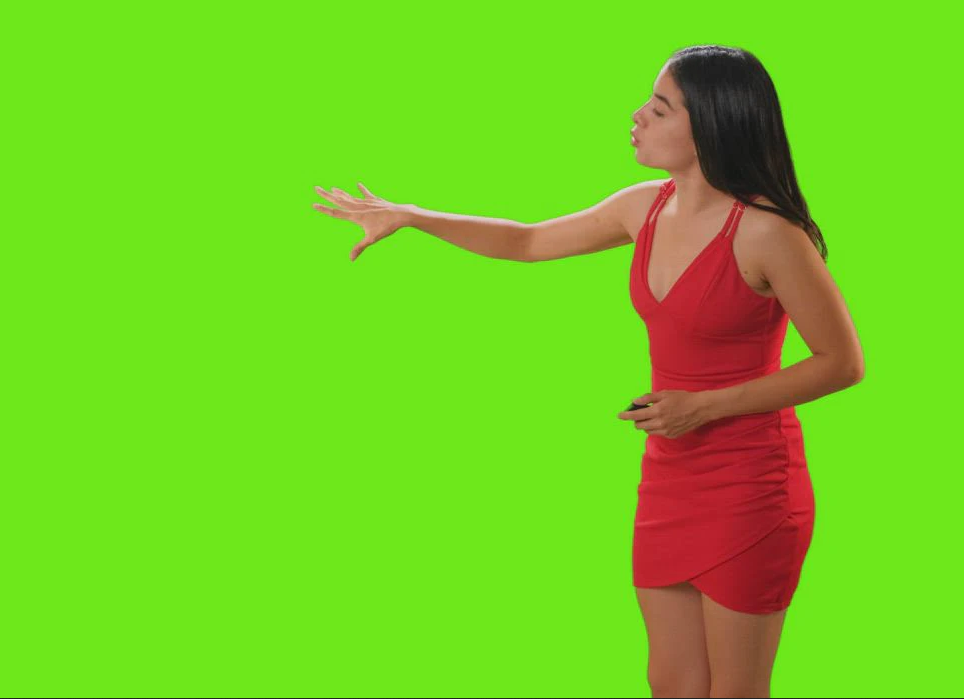
#> input picture background_substraction/pg4.png, 964 x 699 px
$ python background_substraction.py
#> lines starting #> are read from the running program, lines starting #| are printed output that depends on the picture; after the words box and inside, x2 and y2 are one past the last pixel; in counts of white or black regions, pixels touching at a corner belong together
import cv2
import numpy as np
import matplotlib.pyplot as plt

anh_mc = cv2.imread('pg4.png')
#> anh_mc is the input picture: shape (699, 964, 3); mean B, G, R 32.7, 203.1, 116.8
anh_mc = cv2.resize(anh_mc,(964,699))

bg_1 = cv2.imread('background4.png')
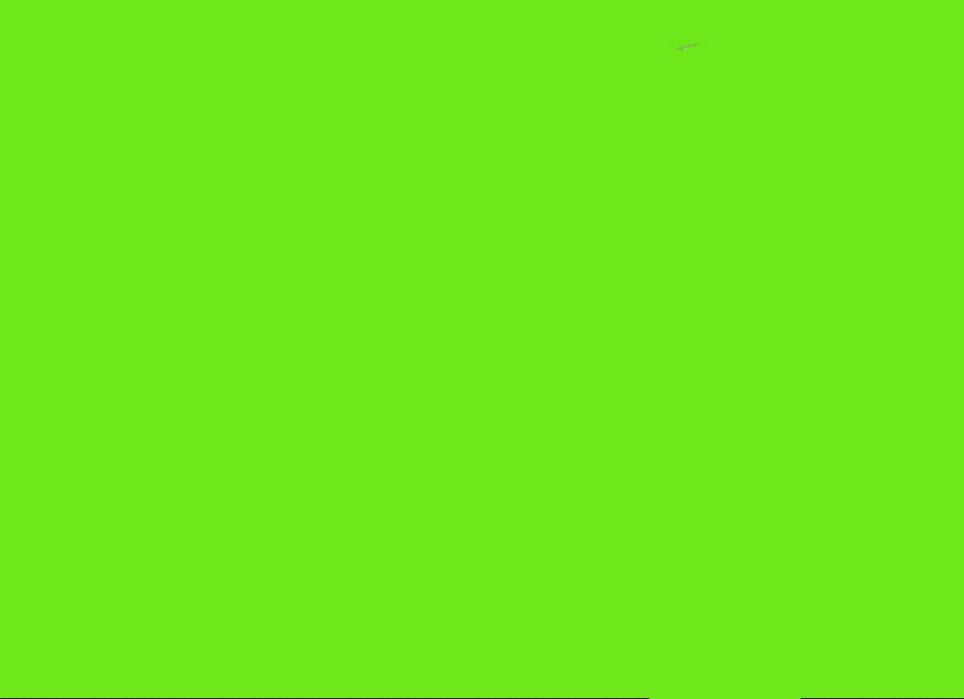
#> input picture background_substraction/background4.png, 964 x 699 px
#> bg_1 is the input picture: shape (699, 964, 3); mean B, G, R 27, 231.8, 109.9
bg_1 = cv2.resize(bg_1,(964,699))

mask = anh_mc - bg_1
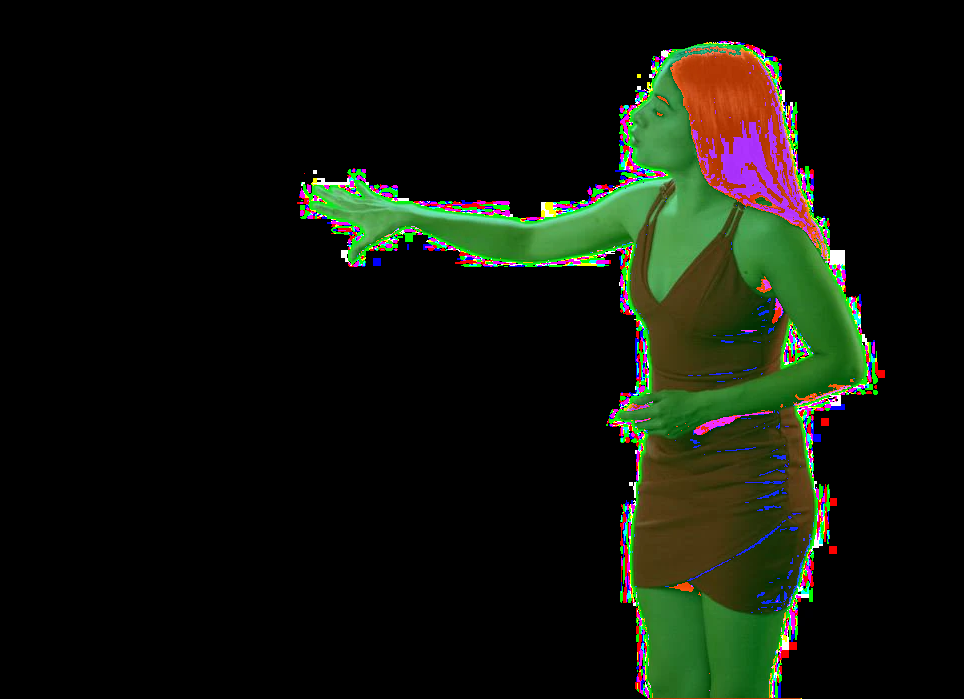
#> mask: shape (699, 964, 3); mean B, G, R 12, 22.2, 17.6
mask = np.sum(mask,axis=2)/3
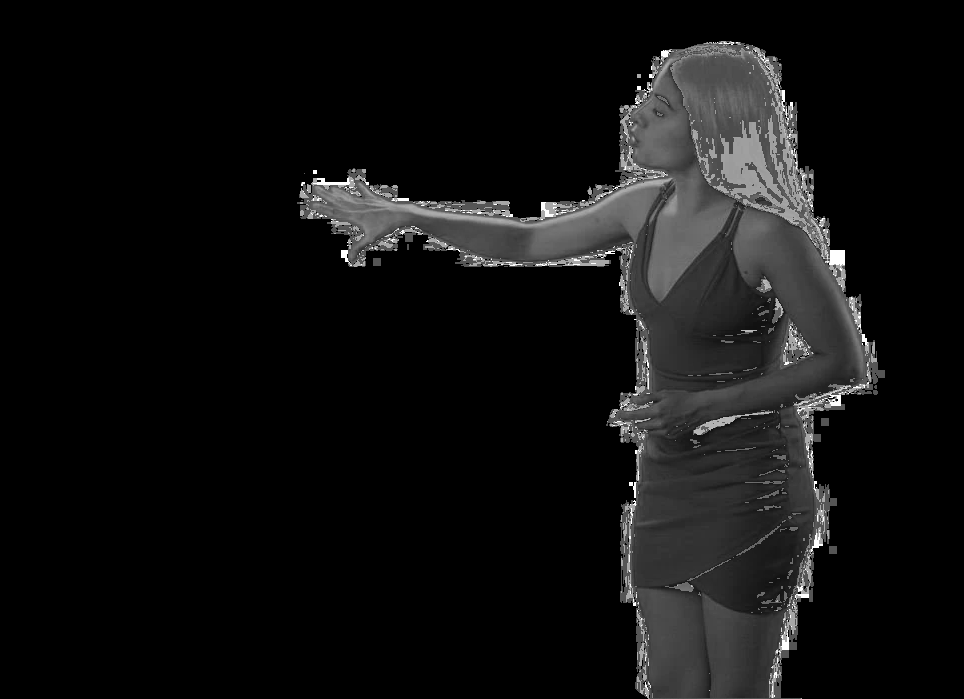
#> mask: shape (699, 964) float64; min 0, max 255, mean 17.3
mask = mask.astype('uint8')

_, difference_binary = cv2.threshold(mask, 15, 255, cv2.THRESH_BINARY)
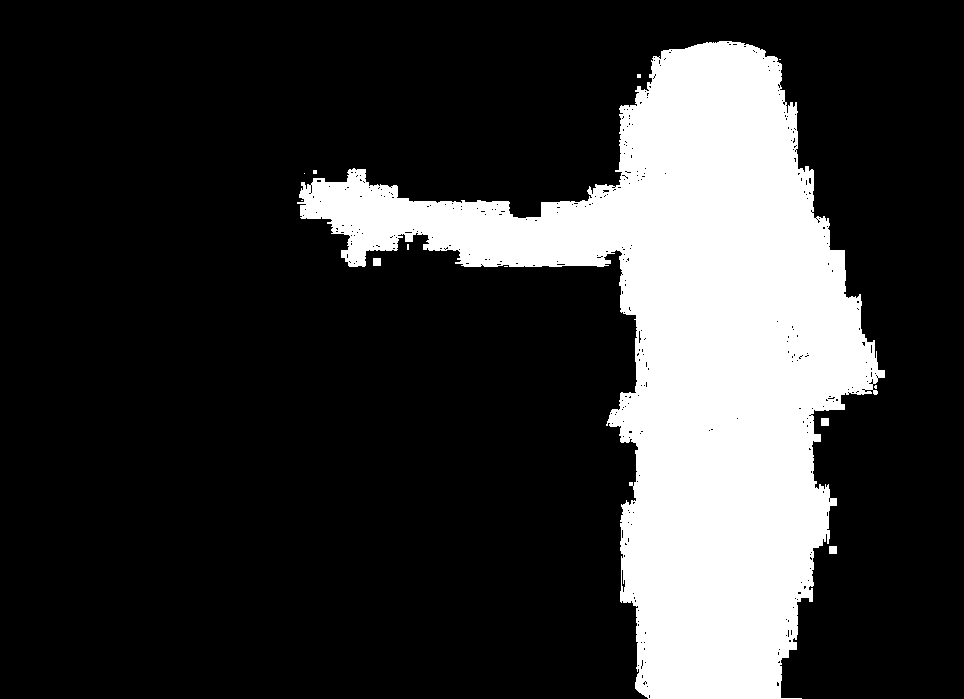
#> difference_binary: shape (699, 964); 21.3% white; 12 white regions (8 under 20 px), largest, box (x1, y1, x2, y2) and area: (297, 41, 885, 699) 142964, (373, 258, 381, 266) 64, (821, 418, 829, 426) 64, (829, 546, 837, 554) 64

bg_2 = cv2.imread('weather_forecast.jpg')
#> (the run stopped early here; a loop or call above may not have finished)
